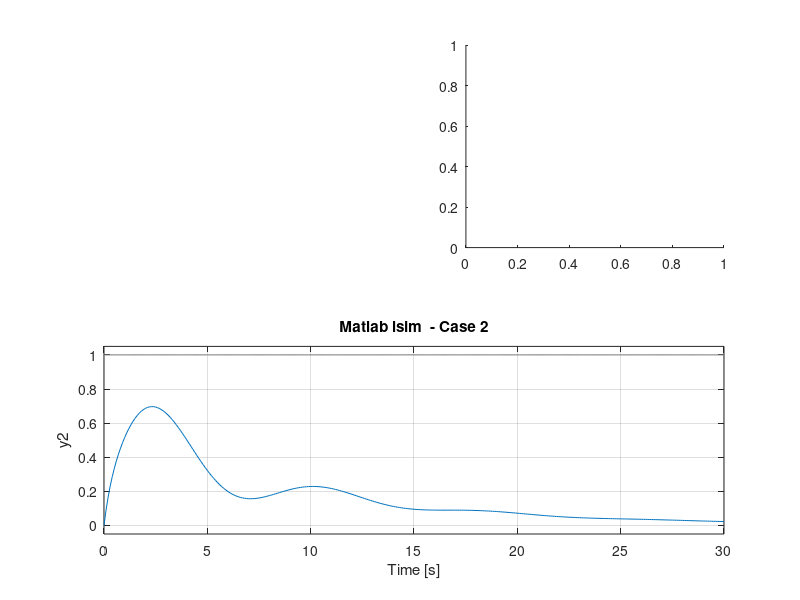

This figure's MATLAB source: (Note: this script raises an error after producing the figure.)
%clc, clear, format compact, format short g, close all

A = [0 1 0 0;-1.1 -1.5 0.1 1;0 0 0 1;0.2 2 -0.2 -2];
B = [0;0;0;1];
C = [1 0 0 0;0 0 0 1];
D = [0;0];

% Case 2
T = 0:0.1:30;                  % simulation time = 10 seconds
U = ones(size(T));             % u = 1, a step input
X0 = [0 0 0 0];                % initial conditions of the three states
sys = ss(A,B,C,D);             % construct a system model
subplot(2,2,1)
lsim(sys, U, T, X0)            % simulate
title('Matlab lsim  - Case 2')


subplot(2,2,2)
plot(time,X1);
 hold on
 plot(time,DX2);
title('Simulation using Simulink - Case 2');
xlabel('Time(seconds)');
ylabel('X1,dX2/dt');
legend('X1','dX2/dt');


%case2

[time,Y] = ode45(@system1,T,[0 0 0 0]);

subplot(2,2,3)
plot(time,Y(:,1));
hold on
plot(time,Y(:,4));
xlabel('Time(seconds)');
ylabel('X1,dX2/dt');
legend('X1','dX2/dt');
title('Simulation using ODE45 - Case 2');


subplot(2,2,4)
plot(T,X1sim);
hold on
plot(T,dX2sim);
title('Simulation using Simscape F=1');
xlabel('Time(seconds)');
ylabel('X1,dX2/dt');
legend('X1','dX2/dt');

%Case 1
subplot(2,2,1)
initial(sys,[1 0 0 0],T)
title('Simulation using "Initial" - Case 1')

subplot(2,2,2)
plot(time,X1);
 hold on
 plot(time,DX2);
title('Simulation using Simulink - Case 1');
xlabel('Time(seconds)');
ylabel('X1,dX2/dt');
legend('X1','dX2/dt');

[time,Y] = ode45(@system1,T,[1 0 0 0]);

subplot(2,2,[3,4])
plot(time,Y(:,1));
hold on
plot(time,Y(:,4));
xlabel('Time(seconds)');
ylabel('X1,dX2/dt');
legend('X1','dX2/dt');
title('Simulation using ODE45 - Case 1');

[time,Y] = ode45(@system1,T,[0 0 0 0]);
% 
% subplot(2,2,3)
% plot(time,Y(:,1));
% hold on
% plot(time,Y(:,4));
% xlabel('Time(seconds)');
% ylabel('X1,dX2/dt');
% legend('X1','dX2/dt');
% title('Simulation using ODE45 - Case 2');




[time,Y] = ode45(@systemnon,T,[0 0 0 0]);

%CASE 1 AND 2, CHANGE PARAMETERS
subplot(1,2,1)
plot(time,Y(:,1));
hold on
plot(time,Y(:,4));
xlabel('Time(seconds)');
ylabel('X1,dX2/dt');
legend('X1','dX2/dt');
title('Simulation using ODE45(case2) - nonlinear spring');

subplot(1,2,2)
plot(time,X1non);
hold on
plot(time,DX2non);
title('Simulation using Simulink(case2) - nonlinear spring');
xlabel('Time(seconds)');
ylabel('X1,dX2/dt');
legend('X1','dX2/dt');


